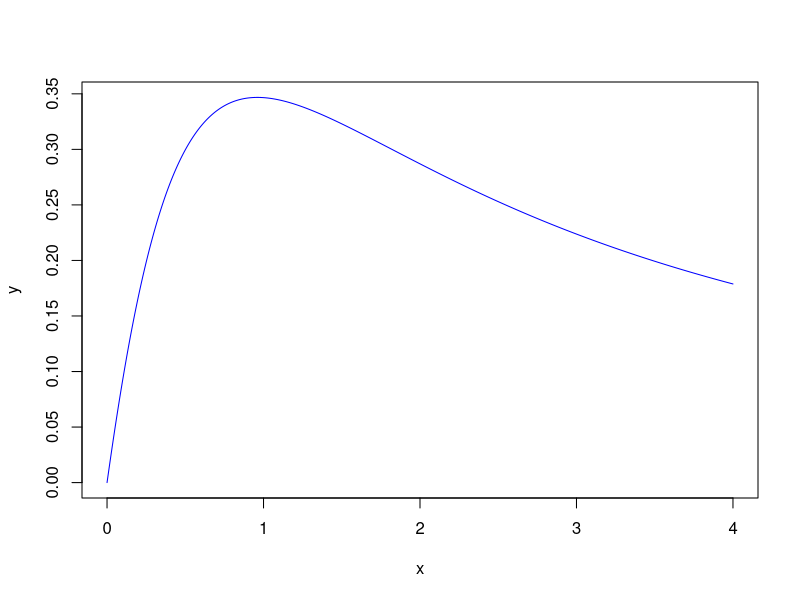
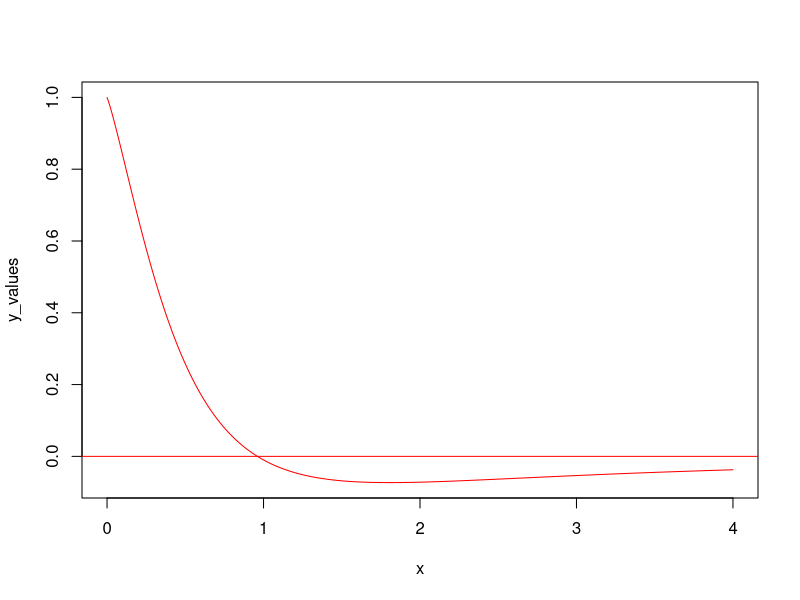

Generate these figures, in order, with R:
x <- seq (0, 4, by = 0.01)

numerator <- function(x) {
  return(log(x + 1))
}
denominator <- function (x) {
  return(x^(3 / 2) + 1)
}
g_fun <- function(x) {
  res <- numerator(x) / denominator(x)
  return(res)
}

y <- g_fun(x)
plot(x, y, type = 'l', col = "blue")


g_fun_prime <- function(x) {
  num <- (1 / (x + 1)) * denominator(x) - numerator(x) * (3 / 2) * x^(1 /
                                                                        2)
  denom <- (denominator(x))^2
  res <- num / denom
  return(res)
}

y_values <- g_fun_prime(x)
plot(x, y_values, type = 'l', col = "red")
abline(h = 0, col = "red")


eps <- 0.000001
bisection <- function (a0, b0) {
  if (g_fun_prime(a0) * g_fun_prime(b0) >= 0)
    stop('input check')
  xold <- 10000
  xnew <- 500
  iter <- 1
  while (abs(xold - xnew) >= eps  && iter < 99) {
    xold <- xnew

    xnew <- (a0 + b0) / 2

    if (g_fun_prime(a0) * g_fun_prime(xnew) <= 0)
      b0 <- xnew

    if (g_fun_prime(b0) * g_fun_prime(xnew) <= 0)
      a0 <- xnew

    iter <- iter + 1
  }
  if (iter == max_iter)
    warning("Maximum iterations reached. Solution may not be accurate.")


  return(xnew)
}

secant <- function (x1, x0) {
  iter <- 0

  while (iter < 99) {
    x_n <- x1 - g_fun_prime(x1) * (x1 - x0) / (g_fun_prime(x1) - g_fun_prime(x0))
    #browser()
    if (abs(x_n - x1) < eps) {
      return (x_n)
    }

    x0 <- x1
    x1 <- x_n
    iter <- iter + 1
  }

  if (iter == 99)
    warning("Maximum iterations reached. Solution may not be accurate.")

  return(x1)
}

res <- secant (0.1, 1)



# Q2
myvar <- function (vector) {

    N <- length(vector)
res <- 1 / (N - 1) * ((sum(vector^2)) - 1 / n * sum(vector)^2)
return(res)
}

x<- rnorm(10000, 1e8, 1)
